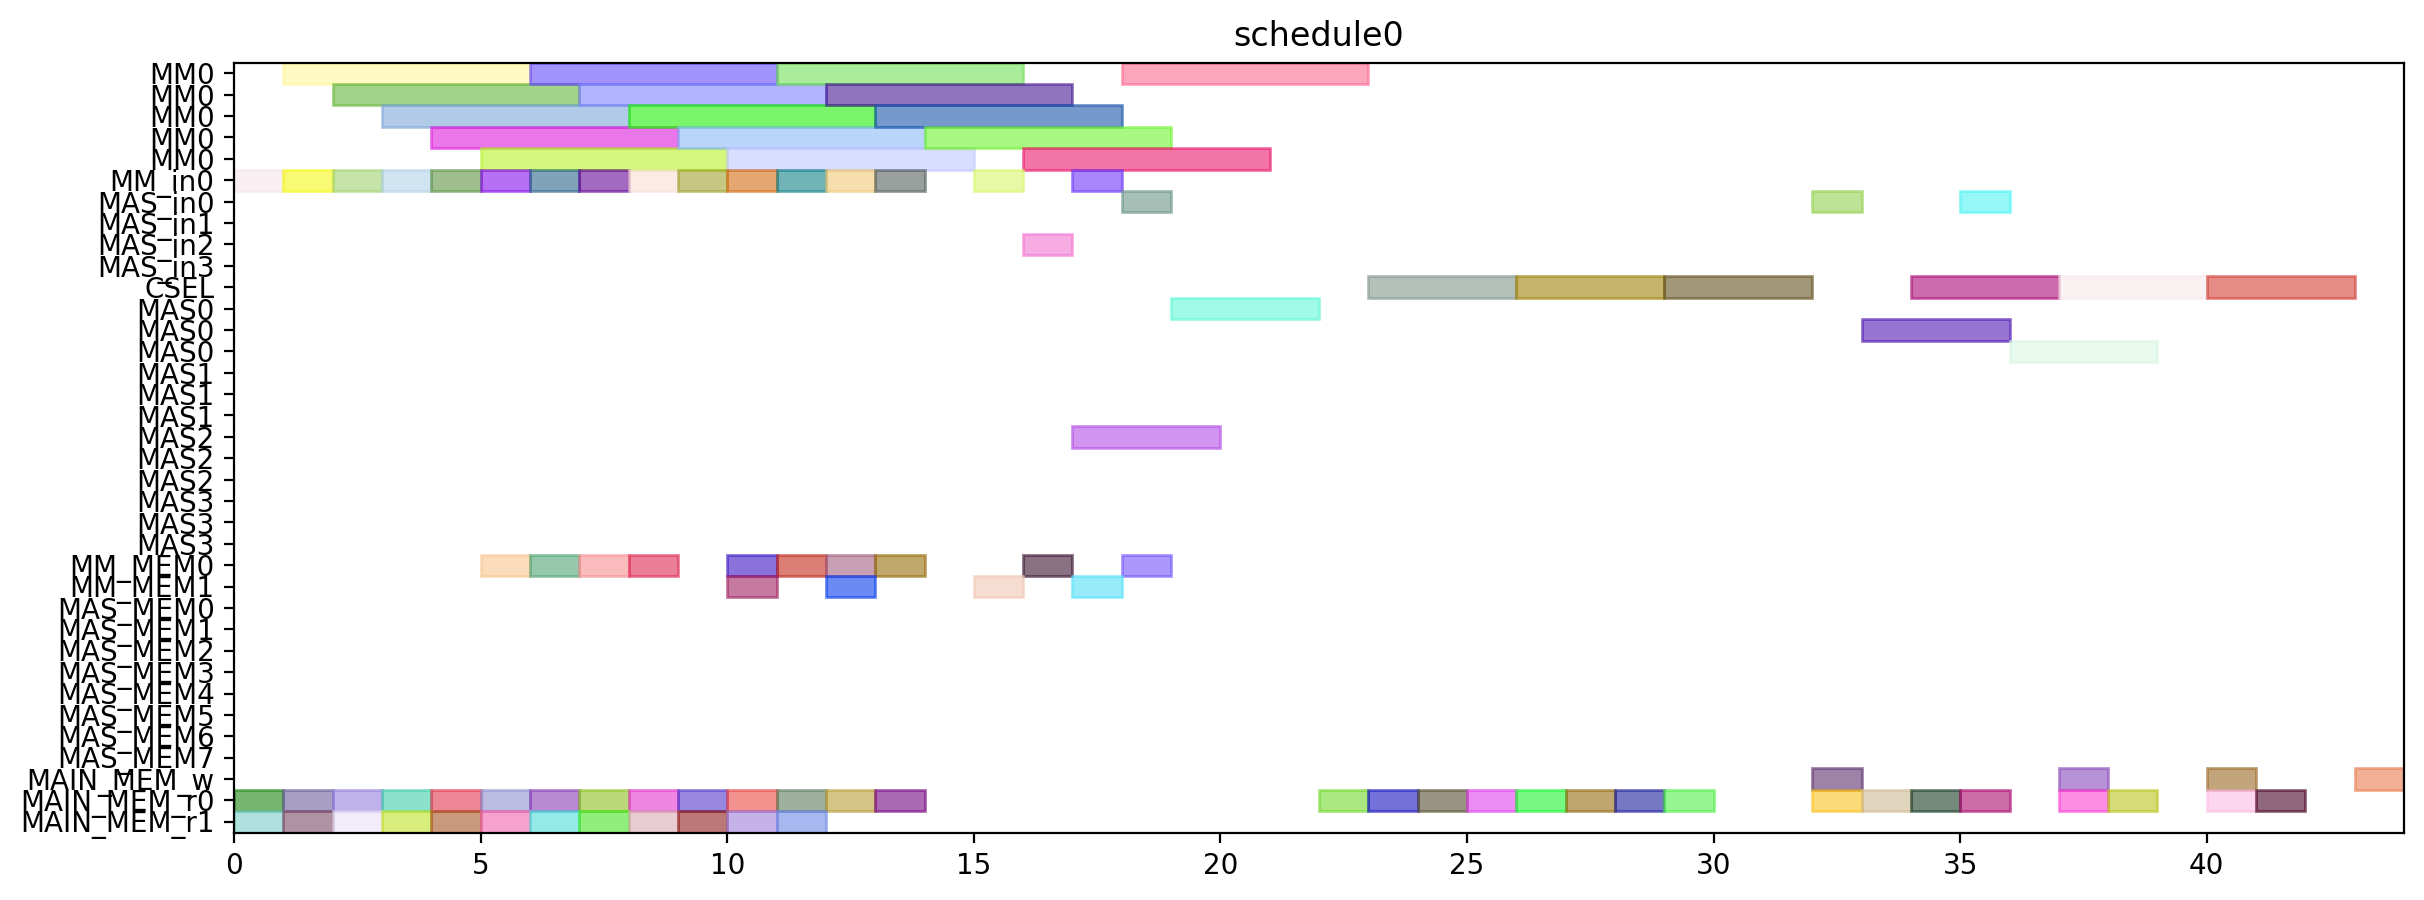

Reproduce this figure in Python.
from pyschedule import Scenario, solvers, plotters, alt


def solve():
	horizon = 90
	S = Scenario("schedule0", horizon=horizon)

	# resource
	MM = S.Resources('MM', num=1, size=5)
	MM_in = S.Resources('MM_in', num=1)
	MAS_in = S.Resources('MAS_in', num=4)
	CSEL = S.Resource('CSEL')
	MAS = S.Resources('MAS', num=4, size=3, periods=range(1, horizon))
	MM_MEM = S.Resources('MM_MEM', num=2)
	MAS_MEM = S.Resources('MAS_MEM', num=8)
	MAIN_MEM_w = S.Resource('MAIN_MEM_w', size=1)
	MAIN_MEM_r = S.Resources('MAIN_MEM_r', num=2)

	# result of previous scheduling

	# new tasks
	alpha0 = S.Task('alpha0', length=5, delay_cost=1)
	alpha0 += alt(MM)
	alpha0_in = S.Task('alpha0_in', length=1, delay_cost=1)
	alpha0_in += alt(MM_in)
	S += alpha0_in*MM_in[0]<=alpha0*MM[0]

	alpha0_mem0 = S.Task('alpha0_mem0', length=1, delay_cost=1)
	alpha0_mem0 += MAIN_MEM_r[0]
	alpha0_mem1 = S.Task('alpha0_mem1', length=1, delay_cost=1)
	alpha0_mem1 += MAIN_MEM_r[1]
	alpha1 = S.Task('alpha1', length=5, delay_cost=1)
	alpha1 += alt(MM)
	alpha1_in = S.Task('alpha1_in', length=1, delay_cost=1)
	alpha1_in += alt(MM_in)
	S += alpha1_in*MM_in[0]<=alpha1*MM[0]

	alpha1_mem0 = S.Task('alpha1_mem0', length=1, delay_cost=1)
	alpha1_mem0 += MAIN_MEM_r[0]
	alpha1_mem1 = S.Task('alpha1_mem1', length=1, delay_cost=1)
	alpha1_mem1 += MAIN_MEM_r[1]
	xit2N0 = S.Task('xit2N0', length=5, delay_cost=1)
	xit2N0 += alt(MM)
	xit2N0_in = S.Task('xit2N0_in', length=1, delay_cost=1)
	xit2N0_in += alt(MM_in)
	S += xit2N0_in*MM_in[0]<=xit2N0*MM[0]

	xit2N0_mem0 = S.Task('xit2N0_mem0', length=1, delay_cost=1)
	xit2N0_mem0 += MAIN_MEM_r[0]
	xit2N0_mem1 = S.Task('xit2N0_mem1', length=1, delay_cost=1)
	xit2N0_mem1 += MAIN_MEM_r[1]
	xit2N1 = S.Task('xit2N1', length=5, delay_cost=1)
	xit2N1 += alt(MM)
	xit2N1_in = S.Task('xit2N1_in', length=1, delay_cost=1)
	xit2N1_in += alt(MM_in)
	S += xit2N1_in*MM_in[0]<=xit2N1*MM[0]

	xit2N1_mem0 = S.Task('xit2N1_mem0', length=1, delay_cost=1)
	xit2N1_mem0 += MAIN_MEM_r[0]
	xit2N1_mem1 = S.Task('xit2N1_mem1', length=1, delay_cost=1)
	xit2N1_mem1 += MAIN_MEM_r[1]
	t30 = S.Task('t30', length=5, delay_cost=1)
	t30 += alt(MM)
	t30_in = S.Task('t30_in', length=1, delay_cost=1)
	t30_in += alt(MM_in)
	S += t30_in*MM_in[0]<=t30*MM[0]

	t30_mem0 = S.Task('t30_mem0', length=1, delay_cost=1)
	t30_mem0 += MAIN_MEM_r[0]
	t30_mem1 = S.Task('t30_mem1', length=1, delay_cost=1)
	t30_mem1 += MAIN_MEM_r[1]
	t31 = S.Task('t31', length=5, delay_cost=1)
	t31 += alt(MM)
	t31_in = S.Task('t31_in', length=1, delay_cost=1)
	t31_in += alt(MM_in)
	S += t31_in*MM_in[0]<=t31*MM[0]

	t31_mem0 = S.Task('t31_mem0', length=1, delay_cost=1)
	t31_mem0 += MAIN_MEM_r[0]
	t31_mem1 = S.Task('t31_mem1', length=1, delay_cost=1)
	t31_mem1 += MAIN_MEM_r[1]
	alphaD0 = S.Task('alphaD0', length=5, delay_cost=1)
	alphaD0 += alt(MM)
	alphaD0_in = S.Task('alphaD0_in', length=1, delay_cost=1)
	alphaD0_in += alt(MM_in)
	S += alphaD0_in*MM_in[0]<=alphaD0*MM[0]

	alphaD0_mem0 = S.Task('alphaD0_mem0', length=1, delay_cost=1)
	alphaD0_mem0 += alt(MM_MEM)
	S += (alpha0*MM[0])-1 < alphaD0_mem0*MM_MEM[0]
	S += alphaD0_mem0 <= alphaD0

	alphaD0_mem1 = S.Task('alphaD0_mem1', length=1, delay_cost=1)
	alphaD0_mem1 += MAIN_MEM_r[1]
	alphaD1 = S.Task('alphaD1', length=5, delay_cost=1)
	alphaD1 += alt(MM)
	alphaD1_in = S.Task('alphaD1_in', length=1, delay_cost=1)
	alphaD1_in += alt(MM_in)
	S += alphaD1_in*MM_in[0]<=alphaD1*MM[0]

	alphaD1_mem0 = S.Task('alphaD1_mem0', length=1, delay_cost=1)
	alphaD1_mem0 += alt(MM_MEM)
	S += (alpha1*MM[0])-1 < alphaD1_mem0*MM_MEM[0]
	S += alphaD1_mem0 <= alphaD1

	alphaD1_mem1 = S.Task('alphaD1_mem1', length=1, delay_cost=1)
	alphaD1_mem1 += MAIN_MEM_r[1]
	alpha20 = S.Task('alpha20', length=5, delay_cost=1)
	alpha20 += alt(MM)
	alpha20_in = S.Task('alpha20_in', length=1, delay_cost=1)
	alpha20_in += alt(MM_in)
	S += alpha20_in*MM_in[0]<=alpha20*MM[0]

	alpha20_mem0 = S.Task('alpha20_mem0', length=1, delay_cost=1)
	alpha20_mem0 += alt(MM_MEM)
	S += (alpha0*MM[0])-1 < alpha20_mem0*MM_MEM[0]
	S += alpha20_mem0 <= alpha20

	alpha21 = S.Task('alpha21', length=5, delay_cost=1)
	alpha21 += alt(MM)
	alpha21_in = S.Task('alpha21_in', length=1, delay_cost=1)
	alpha21_in += alt(MM_in)
	S += alpha21_in*MM_in[0]<=alpha21*MM[0]

	alpha21_mem0 = S.Task('alpha21_mem0', length=1, delay_cost=1)
	alpha21_mem0 += alt(MM_MEM)
	S += (alpha1*MM[0])-1 < alpha21_mem0*MM_MEM[0]
	S += alpha21_mem0 <= alpha21

	alpha2V0 = S.Task('alpha2V0', length=5, delay_cost=1)
	alpha2V0 += alt(MM)
	alpha2V0_in = S.Task('alpha2V0_in', length=1, delay_cost=1)
	alpha2V0_in += alt(MM_in)
	S += alpha2V0_in*MM_in[0]<=alpha2V0*MM[0]

	alpha2V0_mem0 = S.Task('alpha2V0_mem0', length=1, delay_cost=1)
	alpha2V0_mem0 += alt(MM_MEM)
	S += (alpha20*MM[0])-1 < alpha2V0_mem0*MM_MEM[0]
	S += alpha2V0_mem0 <= alpha2V0

	alpha2V0_mem1 = S.Task('alpha2V0_mem1', length=1, delay_cost=1)
	alpha2V0_mem1 += MAIN_MEM_r[1]
	alpha2V1 = S.Task('alpha2V1', length=5, delay_cost=1)
	alpha2V1 += alt(MM)
	alpha2V1_in = S.Task('alpha2V1_in', length=1, delay_cost=1)
	alpha2V1_in += alt(MM_in)
	S += alpha2V1_in*MM_in[0]<=alpha2V1*MM[0]

	alpha2V1_mem0 = S.Task('alpha2V1_mem0', length=1, delay_cost=1)
	alpha2V1_mem0 += alt(MM_MEM)
	S += (alpha21*MM[0])-1 < alpha2V1_mem0*MM_MEM[0]
	S += alpha2V1_mem0 <= alpha2V1

	alpha2V1_mem1 = S.Task('alpha2V1_mem1', length=1, delay_cost=1)
	alpha2V1_mem1 += MAIN_MEM_r[1]
	t3alphaD0 = S.Task('t3alphaD0', length=5, delay_cost=1)
	t3alphaD0 += alt(MM)
	t3alphaD0_in = S.Task('t3alphaD0_in', length=1, delay_cost=1)
	t3alphaD0_in += alt(MM_in)
	S += t3alphaD0_in*MM_in[0]<=t3alphaD0*MM[0]

	t3alphaD0_mem0 = S.Task('t3alphaD0_mem0', length=1, delay_cost=1)
	t3alphaD0_mem0 += alt(MM_MEM)
	S += (t30*MM[0])-1 < t3alphaD0_mem0*MM_MEM[0]
	S += t3alphaD0_mem0 <= t3alphaD0

	t3alphaD0_mem1 = S.Task('t3alphaD0_mem1', length=1, delay_cost=1)
	t3alphaD0_mem1 += alt(MM_MEM)
	S += (alphaD0*MM[0])-1 < t3alphaD0_mem1*MM_MEM[1]
	S += t3alphaD0_mem1 <= t3alphaD0

	t3alphaD1 = S.Task('t3alphaD1', length=5, delay_cost=1)
	t3alphaD1 += alt(MM)
	t3alphaD1_in = S.Task('t3alphaD1_in', length=1, delay_cost=1)
	t3alphaD1_in += alt(MM_in)
	S += t3alphaD1_in*MM_in[0]<=t3alphaD1*MM[0]

	t3alphaD1_mem0 = S.Task('t3alphaD1_mem0', length=1, delay_cost=1)
	t3alphaD1_mem0 += alt(MM_MEM)
	S += (t31*MM[0])-1 < t3alphaD1_mem0*MM_MEM[0]
	S += t3alphaD1_mem0 <= t3alphaD1

	t3alphaD1_mem1 = S.Task('t3alphaD1_mem1', length=1, delay_cost=1)
	t3alphaD1_mem1 += alt(MM_MEM)
	S += (alphaD1*MM[0])-1 < t3alphaD1_mem1*MM_MEM[1]
	S += t3alphaD1_mem1 <= t3alphaD1

	y20 = S.Task('y20', length=5, delay_cost=1)
	y20 += alt(MM)
	y20_in = S.Task('y20_in', length=1, delay_cost=1)
	y20_in += alt(MM_in)
	S += y20_in*MM_in[0]<=y20*MM[0]

	y20_mem0 = S.Task('y20_mem0', length=1, delay_cost=1)
	y20_mem0 += MAIN_MEM_r[0]
	y20_mem1 = S.Task('y20_mem1', length=1, delay_cost=1)
	y20_mem1 += alt(MM_MEM)
	S += (t3alphaD0*MM[0])-1 < y20_mem1*MM_MEM[1]
	S += y20_mem1 <= y20

	y21 = S.Task('y21', length=5, delay_cost=1)
	y21 += alt(MM)
	y21_in = S.Task('y21_in', length=1, delay_cost=1)
	y21_in += alt(MM_in)
	S += y21_in*MM_in[0]<=y21*MM[0]

	y21_mem0 = S.Task('y21_mem0', length=1, delay_cost=1)
	y21_mem0 += MAIN_MEM_r[0]
	y21_mem1 = S.Task('y21_mem1', length=1, delay_cost=1)
	y21_mem1 += alt(MM_MEM)
	S += (t3alphaD1*MM[0])-1 < y21_mem1*MM_MEM[1]
	S += y21_mem1 <= y21

	alpha2V_U0 = S.Task('alpha2V_U0', length=3, delay_cost=1)
	alpha2V_U0 += alt(MAS)
	alpha2V_U0_in = S.Task('alpha2V_U0_in', length=1, delay_cost=1)
	alpha2V_U0_in += alt(MAS_in)
	S += alpha2V_U0_in*MAS_in[0]<=alpha2V_U0*MAS[0]

	S += alpha2V_U0_in*MAS_in[1]<=alpha2V_U0*MAS[1]

	S += alpha2V_U0_in*MAS_in[2]<=alpha2V_U0*MAS[2]

	S += alpha2V_U0_in*MAS_in[3]<=alpha2V_U0*MAS[3]

	alpha2V_U0_mem0 = S.Task('alpha2V_U0_mem0', length=1, delay_cost=1)
	alpha2V_U0_mem0 += alt(MM_MEM)
	S += (alpha2V0*MM[0])-1 < alpha2V_U0_mem0*MM_MEM[0]
	S += alpha2V_U0_mem0 <= alpha2V_U0

	alpha2V_U0_mem1 = S.Task('alpha2V_U0_mem1', length=1, delay_cost=1)
	alpha2V_U0_mem1 += MAIN_MEM_r[1]
	alpha2V_U1 = S.Task('alpha2V_U1', length=3, delay_cost=1)
	alpha2V_U1 += alt(MAS)
	alpha2V_U1_in = S.Task('alpha2V_U1_in', length=1, delay_cost=1)
	alpha2V_U1_in += alt(MAS_in)
	S += alpha2V_U1_in*MAS_in[0]<=alpha2V_U1*MAS[0]

	S += alpha2V_U1_in*MAS_in[1]<=alpha2V_U1*MAS[1]

	S += alpha2V_U1_in*MAS_in[2]<=alpha2V_U1*MAS[2]

	S += alpha2V_U1_in*MAS_in[3]<=alpha2V_U1*MAS[3]

	alpha2V_U1_mem0 = S.Task('alpha2V_U1_mem0', length=1, delay_cost=1)
	alpha2V_U1_mem0 += alt(MM_MEM)
	S += (alpha2V1*MM[0])-1 < alpha2V_U1_mem0*MM_MEM[0]
	S += alpha2V_U1_mem0 <= alpha2V_U1

	alpha2V_U1_mem1 = S.Task('alpha2V_U1_mem1', length=1, delay_cost=1)
	alpha2V_U1_mem1 += MAIN_MEM_r[1]
	X0 = S.Task('X0', length=3, delay_cost=1)
	X0 += alt(CSEL)

	S += 0<X0

	X0_w = S.Task('X0_w', length=1, delay_cost=1)
	X0_w += alt(MAIN_MEM_w)
	S += X0 <= X0_w

	X0_mem0 = S.Task('X0_mem0', length=1, delay_cost=1)
	X0_mem0 += MAIN_MEM_r[0]
	S += alpha2V_U0+2 < X0_mem0
	S += X0_mem0 <= X0+ 0

	X0_mem1 = S.Task('X0_mem1', length=1, delay_cost=1)
	X0_mem1 += MAIN_MEM_r[0]
	S += xit2N0+2 < X0_mem1
	S += X0_mem1 <= X0+ 1

	X0_mem2 = S.Task('X0_mem2', length=1, delay_cost=1)
	X0_mem2 += MAIN_MEM_r[0]
	X1 = S.Task('X1', length=3, delay_cost=1)
	X1 += alt(CSEL)

	S += 0<X1

	X1_w = S.Task('X1_w', length=1, delay_cost=1)
	X1_w += alt(MAIN_MEM_w)
	S += X1 <= X1_w

	X1_mem0 = S.Task('X1_mem0', length=1, delay_cost=1)
	X1_mem0 += MAIN_MEM_r[0]
	S += alpha2V_U1+2 < X1_mem0
	S += X1_mem0 <= X1+ 0

	X1_mem1 = S.Task('X1_mem1', length=1, delay_cost=1)
	X1_mem1 += MAIN_MEM_r[0]
	S += xit2N1+2 < X1_mem1
	S += X1_mem1 <= X1+ 1

	X1_mem2 = S.Task('X1_mem2', length=1, delay_cost=1)
	X1_mem2 += MAIN_MEM_r[0]
	y0 = S.Task('y0', length=3, delay_cost=1)
	y0 += alt(CSEL)

	y0_mem0 = S.Task('y0_mem0', length=1, delay_cost=1)
	y0_mem0 += MAIN_MEM_r[0]
	S += alpha2V_U0+2 < y0_mem0
	S += y0_mem0 <= y0+ 0

	y0_mem1 = S.Task('y0_mem1', length=1, delay_cost=1)
	y0_mem1 += MAIN_MEM_r[0]
	S += y20+2 < y0_mem1
	S += y0_mem1 <= y0+ 1

	y0_mem2 = S.Task('y0_mem2', length=1, delay_cost=1)
	y0_mem2 += MAIN_MEM_r[0]
	S += alphaD0+2 < y0_mem2
	S += y0_mem2 <= y0+ 2

	y1 = S.Task('y1', length=3, delay_cost=1)
	y1 += alt(CSEL)

	y1_mem0 = S.Task('y1_mem0', length=1, delay_cost=1)
	y1_mem0 += MAIN_MEM_r[0]
	S += alpha2V_U1+2 < y1_mem0
	S += y1_mem0 <= y1+ 0

	y1_mem1 = S.Task('y1_mem1', length=1, delay_cost=1)
	y1_mem1 += MAIN_MEM_r[0]
	S += y21+2 < y1_mem1
	S += y1_mem1 <= y1+ 1

	y1_mem2 = S.Task('y1_mem2', length=1, delay_cost=1)
	y1_mem2 += MAIN_MEM_r[0]
	S += alphaD1+2 < y1_mem2
	S += y1_mem2 <= y1+ 2

	y_alt0 = S.Task('y_alt0', length=3, delay_cost=1)
	y_alt0 += alt(MAS)
	y_alt0_in = S.Task('y_alt0_in', length=1, delay_cost=1)
	y_alt0_in += alt(MAS_in)
	S += y_alt0_in*MAS_in[0]<=y_alt0*MAS[0]

	S += y_alt0_in*MAS_in[1]<=y_alt0*MAS[1]

	S += y_alt0_in*MAS_in[2]<=y_alt0*MAS[2]

	S += y_alt0_in*MAS_in[3]<=y_alt0*MAS[3]

	y_alt0_mem0 = S.Task('y_alt0_mem0', length=1, delay_cost=1)
	y_alt0_mem0 += MAIN_MEM_r[0]
	y_alt0_mem1 = S.Task('y_alt0_mem1', length=1, delay_cost=1)
	y_alt0_mem1 += MAIN_MEM_r[0]
	S += y0+6 < y_alt0_mem1
	S += y_alt0_mem1 <= y_alt0

	y_alt1 = S.Task('y_alt1', length=3, delay_cost=1)
	y_alt1 += alt(MAS)
	y_alt1_in = S.Task('y_alt1_in', length=1, delay_cost=1)
	y_alt1_in += alt(MAS_in)
	S += y_alt1_in*MAS_in[0]<=y_alt1*MAS[0]

	S += y_alt1_in*MAS_in[1]<=y_alt1*MAS[1]

	S += y_alt1_in*MAS_in[2]<=y_alt1*MAS[2]

	S += y_alt1_in*MAS_in[3]<=y_alt1*MAS[3]

	y_alt1_mem0 = S.Task('y_alt1_mem0', length=1, delay_cost=1)
	y_alt1_mem0 += MAIN_MEM_r[0]
	y_alt1_mem1 = S.Task('y_alt1_mem1', length=1, delay_cost=1)
	y_alt1_mem1 += MAIN_MEM_r[0]
	S += y1+6 < y_alt1_mem1
	S += y_alt1_mem1 <= y_alt1

	Y0 = S.Task('Y0', length=3, delay_cost=1)
	Y0 += alt(CSEL)

	S += 0<Y0

	Y0_w = S.Task('Y0_w', length=1, delay_cost=1)
	Y0_w += alt(MAIN_MEM_w)
	S += Y0 <= Y0_w

	Y0_mem0 = S.Task('Y0_mem0', length=1, delay_cost=1)
	Y0_mem0 += MAIN_MEM_r[0]
	Y0_mem1 = S.Task('Y0_mem1', length=1, delay_cost=1)
	Y0_mem1 += MAIN_MEM_r[0]
	S += y0+6 < Y0_mem1
	S += Y0_mem1 <= Y0+ 1

	Y0_mem2 = S.Task('Y0_mem2', length=1, delay_cost=1)
	Y0_mem2 += MAIN_MEM_r[0]
	S += y_alt0+2 < Y0_mem2
	S += Y0_mem2 <= Y0+ 2

	Y1 = S.Task('Y1', length=3, delay_cost=1)
	Y1 += alt(CSEL)

	S += 0<Y1

	Y1_w = S.Task('Y1_w', length=1, delay_cost=1)
	Y1_w += alt(MAIN_MEM_w)
	S += Y1 <= Y1_w

	Y1_mem0 = S.Task('Y1_mem0', length=1, delay_cost=1)
	Y1_mem0 += MAIN_MEM_r[0]
	Y1_mem1 = S.Task('Y1_mem1', length=1, delay_cost=1)
	Y1_mem1 += MAIN_MEM_r[0]
	S += y1+6 < Y1_mem1
	S += Y1_mem1 <= Y1+ 1

	Y1_mem2 = S.Task('Y1_mem2', length=1, delay_cost=1)
	Y1_mem2 += MAIN_MEM_r[0]
	S += y_alt1+2 < Y1_mem2
	S += Y1_mem2 <= Y1+ 2

	solvers.mip.solve(S,msg=1,kind='CPLEX',ratio_gap=1.01)

	solution = [['hoge']*len(S.solution()[1]) for i in range(len(S.solution()))]
	for i in range(len(S.solution())):
		for j in range(len(S.solution()[i])):
			solution[i][j]=str(S.solution()[i][j])
	print(solution)

	cycles = int(solution[-1][3])

	pic_file_name = "/home/mfukuda/ABE/multiRAM_multiMAS_16mux/scheduling_result/stage5MM1_stage3MAS4/2xSSWU_AFTER_EXP/schedule0.png"
	if(S.solution() != []):
		plotters.matplotlib.plot(S,img_filename=pic_file_name, show_task_labels=False, fig_size=(cycles*0.25+3, 5))

	return solution
